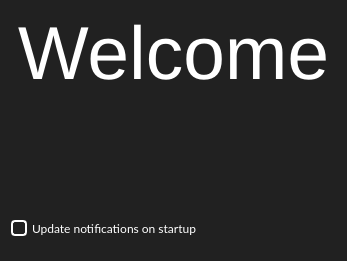
<?xml version="1.0" encoding="UTF-8"?>
<ui version="4.0">
 <class>QVWelcomeDialog</class>
 <widget class="QDialog" name="QVWelcomeDialog">
  <property name="geometry">
   <rect>
    <x>0</x>
    <y>0</y>
    <width>347</width>
    <height>261</height>
   </rect>
  </property>
  <property name="windowTitle">
   <string>Welcome</string>
  </property>
  <property name="styleSheet">
   <string notr="true">background-color: #212121</string>
  </property>
  <layout class="QVBoxLayout" name="verticalLayout_2">
   <property name="bottomMargin">
    <number>25</number>
   </property>
   <item>
    <widget class="QLabel" name="logoLabel">
     <property name="sizePolicy">
      <sizepolicy hsizetype="Minimum" vsizetype="Maximum">
       <horstretch>0</horstretch>
       <verstretch>0</verstretch>
      </sizepolicy>
     </property>
     <property name="palette">
      <palette>
       <active>
        <colorrole role="WindowText">
         <brush brushstyle="SolidPattern">
          <color alpha="255">
           <red>255</red>
           <green>255</green>
           <blue>255</blue>
          </color>
         </brush>
        </colorrole>
        <colorrole role="Button">
         <brush brushstyle="SolidPattern">
          <color alpha="255">
           <red>33</red>
           <green>33</green>
           <blue>33</blue>
          </color>
         </brush>
        </colorrole>
        <colorrole role="Base">
         <brush brushstyle="SolidPattern">
          <color alpha="255">
           <red>33</red>
           <green>33</green>
           <blue>33</blue>
          </color>
         </brush>
        </colorrole>
        <colorrole role="Window">
         <brush brushstyle="SolidPattern">
          <color alpha="255">
           <red>33</red>
           <green>33</green>
           <blue>33</blue>
          </color>
         </brush>
        </colorrole>
       </active>
       <inactive>
        <colorrole role="WindowText">
         <brush brushstyle="SolidPattern">
          <color alpha="255">
           <red>255</red>
           <green>255</green>
           <blue>255</blue>
          </color>
         </brush>
        </colorrole>
        <colorrole role="Button">
         <brush brushstyle="SolidPattern">
          <color alpha="255">
           <red>33</red>
           <green>33</green>
           <blue>33</blue>
          </color>
         </brush>
        </colorrole>
        <colorrole role="Base">
         <brush brushstyle="SolidPattern">
          <color alpha="255">
           <red>33</red>
           <green>33</green>
           <blue>33</blue>
          </color>
         </brush>
        </colorrole>
        <colorrole role="Window">
         <brush brushstyle="SolidPattern">
          <color alpha="255">
           <red>33</red>
           <green>33</green>
           <blue>33</blue>
          </color>
         </brush>
        </colorrole>
       </inactive>
       <disabled>
        <colorrole role="WindowText">
         <brush brushstyle="SolidPattern">
          <color alpha="96">
           <red>164</red>
           <green>166</green>
           <blue>168</blue>
          </color>
         </brush>
        </colorrole>
        <colorrole role="Button">
         <brush brushstyle="SolidPattern">
          <color alpha="255">
           <red>33</red>
           <green>33</green>
           <blue>33</blue>
          </color>
         </brush>
        </colorrole>
        <colorrole role="Base">
         <brush brushstyle="SolidPattern">
          <color alpha="255">
           <red>33</red>
           <green>33</green>
           <blue>33</blue>
          </color>
         </brush>
        </colorrole>
        <colorrole role="Window">
         <brush brushstyle="SolidPattern">
          <color alpha="255">
           <red>33</red>
           <green>33</green>
           <blue>33</blue>
          </color>
         </brush>
        </colorrole>
       </disabled>
      </palette>
     </property>
     <property name="font">
      <font>
       <pointsize>56</pointsize>
      </font>
     </property>
     <property name="text">
      <string>Welcome</string>
     </property>
     <property name="alignment">
      <set>Qt::AlignHCenter|Qt::AlignTop</set>
     </property>
    </widget>
   </item>
   <item>
    <widget class="QLabel" name="subtitleLabel">
     <property name="palette">
      <palette>
       <active>
        <colorrole role="WindowText">
         <brush brushstyle="SolidPattern">
          <color alpha="255">
           <red>255</red>
           <green>255</green>
           <blue>255</blue>
          </color>
         </brush>
        </colorrole>
        <colorrole role="Button">
         <brush brushstyle="SolidPattern">
          <color alpha="255">
           <red>33</red>
           <green>33</green>
           <blue>33</blue>
          </color>
         </brush>
        </colorrole>
        <colorrole role="Base">
         <brush brushstyle="SolidPattern">
          <color alpha="255">
           <red>33</red>
           <green>33</green>
           <blue>33</blue>
          </color>
         </brush>
        </colorrole>
        <colorrole role="Window">
         <brush brushstyle="SolidPattern">
          <color alpha="255">
           <red>33</red>
           <green>33</green>
           <blue>33</blue>
          </color>
         </brush>
        </colorrole>
       </active>
       <inactive>
        <colorrole role="WindowText">
         <brush brushstyle="SolidPattern">
          <color alpha="255">
           <red>255</red>
           <green>255</green>
           <blue>255</blue>
          </color>
         </brush>
        </colorrole>
        <colorrole role="Button">
         <brush brushstyle="SolidPattern">
          <color alpha="255">
           <red>33</red>
           <green>33</green>
           <blue>33</blue>
          </color>
         </brush>
        </colorrole>
        <colorrole role="Base">
         <brush brushstyle="SolidPattern">
          <color alpha="255">
           <red>33</red>
           <green>33</green>
           <blue>33</blue>
          </color>
         </brush>
        </colorrole>
        <colorrole role="Window">
         <brush brushstyle="SolidPattern">
          <color alpha="255">
           <red>33</red>
           <green>33</green>
           <blue>33</blue>
          </color>
         </brush>
        </colorrole>
       </inactive>
       <disabled>
        <colorrole role="WindowText">
         <brush brushstyle="SolidPattern">
          <color alpha="96">
           <red>164</red>
           <green>166</green>
           <blue>168</blue>
          </color>
         </brush>
        </colorrole>
        <colorrole role="Button">
         <brush brushstyle="SolidPattern">
          <color alpha="255">
           <red>33</red>
           <green>33</green>
           <blue>33</blue>
          </color>
         </brush>
        </colorrole>
        <colorrole role="Base">
         <brush brushstyle="SolidPattern">
          <color alpha="255">
           <red>33</red>
           <green>33</green>
           <blue>33</blue>
          </color>
         </brush>
        </colorrole>
        <colorrole role="Window">
         <brush brushstyle="SolidPattern">
          <color alpha="255">
           <red>33</red>
           <green>33</green>
           <blue>33</blue>
          </color>
         </brush>
        </colorrole>
       </disabled>
      </palette>
     </property>
     <property name="text">
      <string/>
     </property>
     <property name="alignment">
      <set>Qt::AlignHCenter|Qt::AlignTop</set>
     </property>
     <property name="margin">
      <number>10</number>
     </property>
    </widget>
   </item>
   <item>
    <widget class="QLabel" name="infoLabel">
     <property name="palette">
      <palette>
       <active>
        <colorrole role="WindowText">
         <brush brushstyle="SolidPattern">
          <color alpha="255">
           <red>255</red>
           <green>255</green>
           <blue>255</blue>
          </color>
         </brush>
        </colorrole>
        <colorrole role="Button">
         <brush brushstyle="SolidPattern">
          <color alpha="255">
           <red>33</red>
           <green>33</green>
           <blue>33</blue>
          </color>
         </brush>
        </colorrole>
        <colorrole role="Base">
         <brush brushstyle="SolidPattern">
          <color alpha="255">
           <red>33</red>
           <green>33</green>
           <blue>33</blue>
          </color>
         </brush>
        </colorrole>
        <colorrole role="Window">
         <brush brushstyle="SolidPattern">
          <color alpha="255">
           <red>33</red>
           <green>33</green>
           <blue>33</blue>
          </color>
         </brush>
        </colorrole>
       </active>
       <inactive>
        <colorrole role="WindowText">
         <brush brushstyle="SolidPattern">
          <color alpha="255">
           <red>255</red>
           <green>255</green>
           <blue>255</blue>
          </color>
         </brush>
        </colorrole>
        <colorrole role="Button">
         <brush brushstyle="SolidPattern">
          <color alpha="255">
           <red>33</red>
           <green>33</green>
           <blue>33</blue>
          </color>
         </brush>
        </colorrole>
        <colorrole role="Base">
         <brush brushstyle="SolidPattern">
          <color alpha="255">
           <red>33</red>
           <green>33</green>
           <blue>33</blue>
          </color>
         </brush>
        </colorrole>
        <colorrole role="Window">
         <brush brushstyle="SolidPattern">
          <color alpha="255">
           <red>33</red>
           <green>33</green>
           <blue>33</blue>
          </color>
         </brush>
        </colorrole>
       </inactive>
       <disabled>
        <colorrole role="WindowText">
         <brush brushstyle="SolidPattern">
          <color alpha="96">
           <red>164</red>
           <green>166</green>
           <blue>168</blue>
          </color>
         </brush>
        </colorrole>
        <colorrole role="Button">
         <brush brushstyle="SolidPattern">
          <color alpha="255">
           <red>33</red>
           <green>33</green>
           <blue>33</blue>
          </color>
         </brush>
        </colorrole>
        <colorrole role="Base">
         <brush brushstyle="SolidPattern">
          <color alpha="255">
           <red>33</red>
           <green>33</green>
           <blue>33</blue>
          </color>
         </brush>
        </colorrole>
        <colorrole role="Window">
         <brush brushstyle="SolidPattern">
          <color alpha="255">
           <red>33</red>
           <green>33</green>
           <blue>33</blue>
          </color>
         </brush>
        </colorrole>
       </disabled>
      </palette>
     </property>
     <property name="text">
      <string/>
     </property>
     <property name="alignment">
      <set>Qt::AlignLeading|Qt::AlignLeft|Qt::AlignTop</set>
     </property>
    </widget>
   </item>
   <item>
    <spacer name="horizontalSpacer">
     <property name="orientation">
      <enum>Qt::Horizontal</enum>
     </property>
     <property name="sizeHint" stdset="0">
      <size>
       <width>40</width>
       <height>20</height>
      </size>
     </property>
    </spacer>
   </item>
   <item>
    <widget class="QCheckBox" name="updateCheckBox">
     <property name="styleSheet">
      <string notr="true">QCheckBox {
	color: white;
	font-family: Lato;
	spacing: 5px;
}

QCheckBox::indicator {
    width: 12px;
    height: 12px;
	border: 2px solid #FFFFFF;
	border-radius: 4px;
	background: none;
}

QCheckBox::indicator:unchecked:hover {
	background: rgba(255, 255, 255, 90);
}

QCheckBox::indicator:unchecked:pressed {
	background: rgba(255, 255, 255, 127);
}

QCheckBox::indicator:checked {	
	image: url(:/images/resources/checkmark.png);
}

QCheckBox::indicator:checked:hover {	
	background: rgba(255, 255, 255, 90);
}

QCheckBox::indicator:checked:pressed {	
	background: rgba(255, 255, 255, 127);
}</string>
     </property>
     <property name="text">
      <string>Update notifications on startup</string>
     </property>
    </widget>
   </item>
  </layout>
 </widget>
 <resources/>
 <connections/>
</ui>
